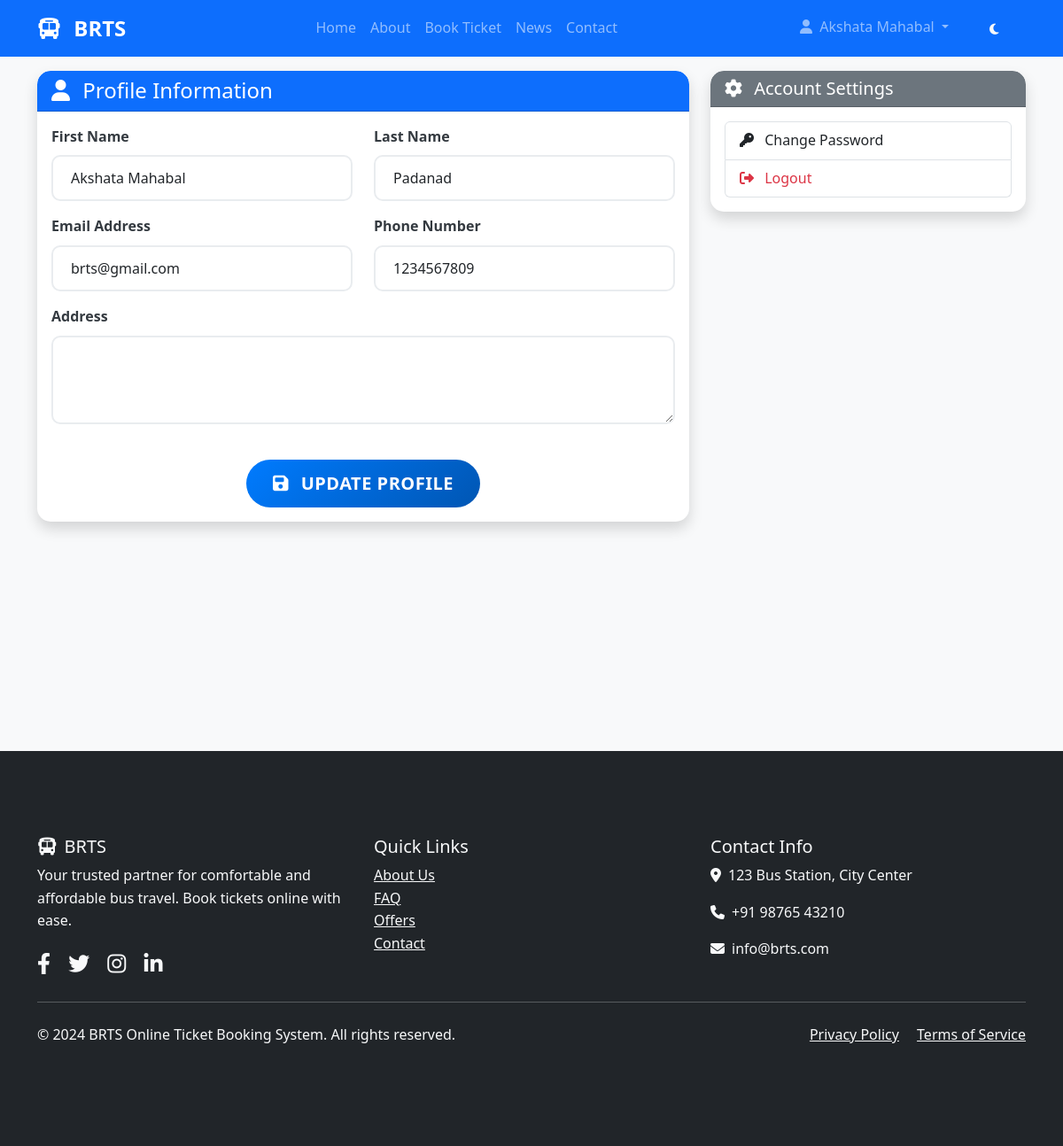
The app's page /accounts/profile/ (signed in) with its own data.
### accounts/models.py (models this page shows, shortened)
class User(AbstractUser):
    email = models.EmailField(unique=True)
    phone_number = models.CharField(max_length=15, blank=True, null=True)
    profile_picture = models.ImageField(upload_to='profile_pics/', blank=True, null=True)
    is_verified = models.BooleanField(default=False)
    date_of_birth = models.DateField(blank=True, null=True)
    address = models.TextField(blank=True, null=True)
    created_at = models.DateTimeField(auto_now_add=True)
    updated_at = models.DateTimeField(auto_now=True)
    USERNAME_FIELD = 'email'
    REQUIRED_FIELDS = ['username', 'first_name', 'last_name']

### accounts/views.py (the view)
# urls.py: path('profile/', views.profile_view, name='profile'),
@login_required
def profile_view(request):
    profile, created = UserProfile.objects.get_or_create(user=request.user)
    from booking.models import Booking
    total_bookings = Booking.objects.filter(user=request.user).count()
    upcoming_journeys = Booking.objects.filter(
        user=request.user,
        booking_status='confirmed',
        travel_date__gte=timezone.now().date()
    ).count()
    context = {
        'profile': profile,
        'total_bookings': total_bookings,
        'upcoming_journeys': upcoming_journeys,
    }
    return render(request, 'accounts/profile.html', context)

### templates/accounts/profile.html (shortened to what this page needs)
{% extends 'base.html' %}
{% block content %}
<div class="container mt-5">
    <div class="row">
        <div class="col-lg-8">
            <div class="card shadow mb-4">
                <div class="card-header bg-primary text-white">
                    <h4 class="mb-0">
                        <i class="fas fa-user me-2"></i>
                        Profile Information
                    </h4>
                </div>
                <div class="card-body">
                    <form method="post" action="{% url 'accounts:update_profile' %}">
                        <div class="row">
                            <div class="col-md-6 mb-3">
                                <label for="first_name" class="form-label">First Name</label>
                                <input type="text" class="form-control" id="first_name" name="first_name" value="{{ user.first_name }}" required>
                            </div>
                            <div class="col-md-6 mb-3">
                                <label for="last_name" class="form-label">Last Name</label>
                                <input type="text" class="form-control" id="last_name" name="last_name" value="{{ user.last_name }}" required>
                            </div>
                        </div>
                        <div class="row">
                            <div class="col-md-6 mb-3">
                                <label for="email" class="form-label">Email Address</label>
                                <input type="email" class="form-control" id="email" name="email" value="{{ user.email }}" required>
                            </div>
                            <div class="col-md-6 mb-3">
                                <label for="phone_number" class="form-label">Phone Number</label>
                                <input type="tel" class="form-control" id="phone_number" name="phone_number" value="{{ user.phone_number }}" required>
                            </div>
                        </div>
                        <div class="row">
                            <div class="col-md-12 mb-3">
                                <label for="address" class="form-label">Address</label>
                                <textarea class="form-control" id="address" name="address" rows="3">{{ user.address|default:'' }}</textarea>
                            </div>
                        </div>
                        <div class="text-center mt-4">
                            <button type="submit" class="btn btn-primary btn-lg">
                                <i class="fas fa-save me-2"></i>
                                Update Profile
                            </button>
                        </div>
                    </form>
                </div>
            </div>
        </div>
        <div class="col-lg-4">
            <div class="card shadow">
                <div class="card-header bg-secondary text-white">
                    <h5 class="mb-0">
                        <i class="fas fa-cog me-2"></i>
                        Account Settings
                    </h5>
                </div>
                <div class="card-body">
                    <div class="list-group">
                        <a href="{% url 'accounts:change_password' %}" class="list-group-item list-group-item-action">
                            <i class="fas fa-key me-2"></i>
                            Change Password
                        </a>
                        <a href="{% url 'accounts:logout' %}" class="list-group-item list-group-item-action text-danger">
                            <i class="fas fa-sign-out-alt me-2"></i>
                            Logout
                        </a>
                    </div>
                </div>
            </div>
        </div>
    </div>
</div>
{% endblock %}

### templates/base.html (shortened to what this page needs)
{% load static %}
<!DOCTYPE html>
<html lang="en">
<head>
    <link href="https://cdn.jsdelivr.net/npm/bootstrap@5.3.0/dist/css/bootstrap.min.css" rel="stylesheet">
    <link rel="stylesheet" href="https://cdnjs.cloudflare.com/ajax/libs/font-awesome/6.4.0/css/all.min.css">
    <link rel="stylesheet" href="{% static 'css/style.css' %}">
</head>
<body>
    <nav class="navbar navbar-expand-lg navbar-dark bg-primary fixed-top">
        <div class="container">
            <a class="navbar-brand" href="{% url 'core:home' %}">
                <i class="fas fa-bus me-2"></i>
                <strong>BRTS</strong>
            </a>
            <div class="collapse navbar-collapse" id="navbarNav">
                <ul class="navbar-nav mx-auto">
                    {% if not user.is_staff %}
                        <li class="nav-item">
                            <a class="nav-link" href="{% url 'core:home' %}">Home</a>
                        </li>
                        <li class="nav-item">
                            <a class="nav-link" href="{% url 'core:about' %}">About</a>
                        </li>
                        <li class="nav-item">
                            <a class="nav-link" href="{% url 'booking:search_bus' %}">Book Ticket</a>
                        </li>
                        <li class="nav-item">
                            <a class="nav-link" href="{% url 'core:news' %}">News</a>
                        </li>
                        <li class="nav-item">
                            <a class="nav-link" href="{% url 'core:contact' %}">Contact</a>
                        </li>
                    {% endif %}
                </ul>
                <ul class="navbar-nav">
                    {% if user.is_authenticated %}
                        <li class="nav-item dropdown">
                            <a class="nav-link dropdown-toggle" href="#" id="navbarDropdown" role="button" data-bs-toggle="dropdown">
                                <i class="fas fa-user me-1"></i>
                                {{ user.first_name }}
                            </a>
                        </li>
                    {% endif %}
                    <li class="nav-item">
                        <button class="btn btn-outline-light btn-sm ms-2" id="darkModeToggle">
                            <i class="fas fa-moon"></i>
                        </button>
                    </li>
                </ul>
            </div>
        </div>
    </nav>
    <main class="main-content">
        {% block content %}{% endblock %}
    </main>
    <footer class="bg-dark text-light mt-5">
        <div class="container py-5">
            <div class="row">
                <div class="col-md-4">
                    <h5><i class="fas fa-bus me-2"></i>BRTS</h5>
                    <p>Your trusted partner for comfortable and affordable bus travel. Book tickets online with ease.</p>
                    <div class="social-links">
                        <a href="#" class="text-light me-3"><i class="fab fa-facebook-f"></i></a>
                        <a href="#" class="text-light me-3"><i class="fab fa-twitter"></i></a>
                        <a href="#" class="text-light me-3"><i class="fab fa-instagram"></i></a>
                        <a href="#" class="text-light me-3"><i class="fab fa-linkedin-in"></i></a>
                    </div>
                </div>
                <div class="col-md-4">
                    <h5>Quick Links</h5>
                    <ul class="list-unstyled">
                        <li><a href="{% url 'core:about' %}" class="text-light">About Us</a></li>
                        <li><a href="{% url 'core:faq' %}" class="text-light">FAQ</a></li>
                        <li><a href="{% url 'core:offers' %}" class="text-light">Offers</a></li>
                        <li><a href="{% url 'core:contact' %}" class="text-light">Contact</a></li>
                    </ul>
                </div>
                <div class="col-md-4">
                    <h5>Contact Info</h5>
                    <p><i class="fas fa-map-marker-alt me-2"></i>123 Bus Station, City Center</p>
                    <p><i class="fas fa-phone me-2"></i>+91 98765 43210</p>
                    <p><i class="fas fa-envelope me-2"></i>info@brts.com</p>
                </div>
            </div>
            <hr class="my-4">
            <div class="row">
                <div class="col-md-6">
                    <p>&copy; 2024 BRTS Online Ticket Booking System. All rights reserved.</p>
                </div>
                <div class="col-md-6 text-end">
                    <a href="#" class="text-light me-3">Privacy Policy</a>
                    <a href="#" class="text-light">Terms of Service</a>
                </div>
            </div>
        </div>
    </footer>
</body>
</html>

### static/css/style.css (style rules this page uses)
:root { --primary-color: #007bff; --secondary-color: #6c757d; --success-color: #28a745; --danger-color: #dc3545; --warning-color: #ffc107; --info-color: #17a2b8; --light-color: #f8f9fa; --dark-color: #343a40; --primary-gradient: linear-gradient(135deg, #007bff 0%, #0056b3 100%); --success-gradient: linear-gradient(135deg, #28a745 0%, #20c997 100%); --danger-gradient: linear-gradient(135deg, #dc3545 0%, #c82333 100%); }
body { font-family: 'Segoe UI', Tahoma, Geneva, Verdana, sans-serif; background-color: #f8f9fa; color: #333; line-height: 1.6; }
.main-content { margin-top: 80px; min-height: calc(100vh - 80px); }
.navbar-brand { font-weight: 700; font-size: 1.5rem; }
.navbar-nav .nav-link { font-weight: 500; transition: all 0.3s ease; }
.card { border: none; border-radius: 15px; box-shadow: 0 10px 30px rgba(0, 0, 0, 0.1); transition: all 0.3s ease; overflow: hidden; }
.card-header { border-radius: 15px 15px 0 0 !important; font-weight: 600; }
.btn { border-radius: 50px; font-weight: 600; padding: 12px 30px; transition: all 0.3s ease; border: none; text-transform: uppercase; letter-spacing: 0.5px; }
.btn-primary { background: var(--primary-gradient); }
.form-control { border-radius: 10px; border: 2px solid #e9ecef; padding: 12px 20px; transition: all 0.3s ease; }
.form-label { font-weight: 600; color: var(--dark-color); margin-bottom: 0.5rem; }
footer { background-color: var(--dark-color); color: white; padding: 3rem 0; margin-top: 5rem; }
footer .social-links a { color: white; font-size: 1.5rem; margin-right: 1rem; transition: all 0.3s ease; }

### records on screen
User: first_name "Akshata Mahabal", last_name "Padanad", email "brts@gmail.com", phone_number "1234567809"
